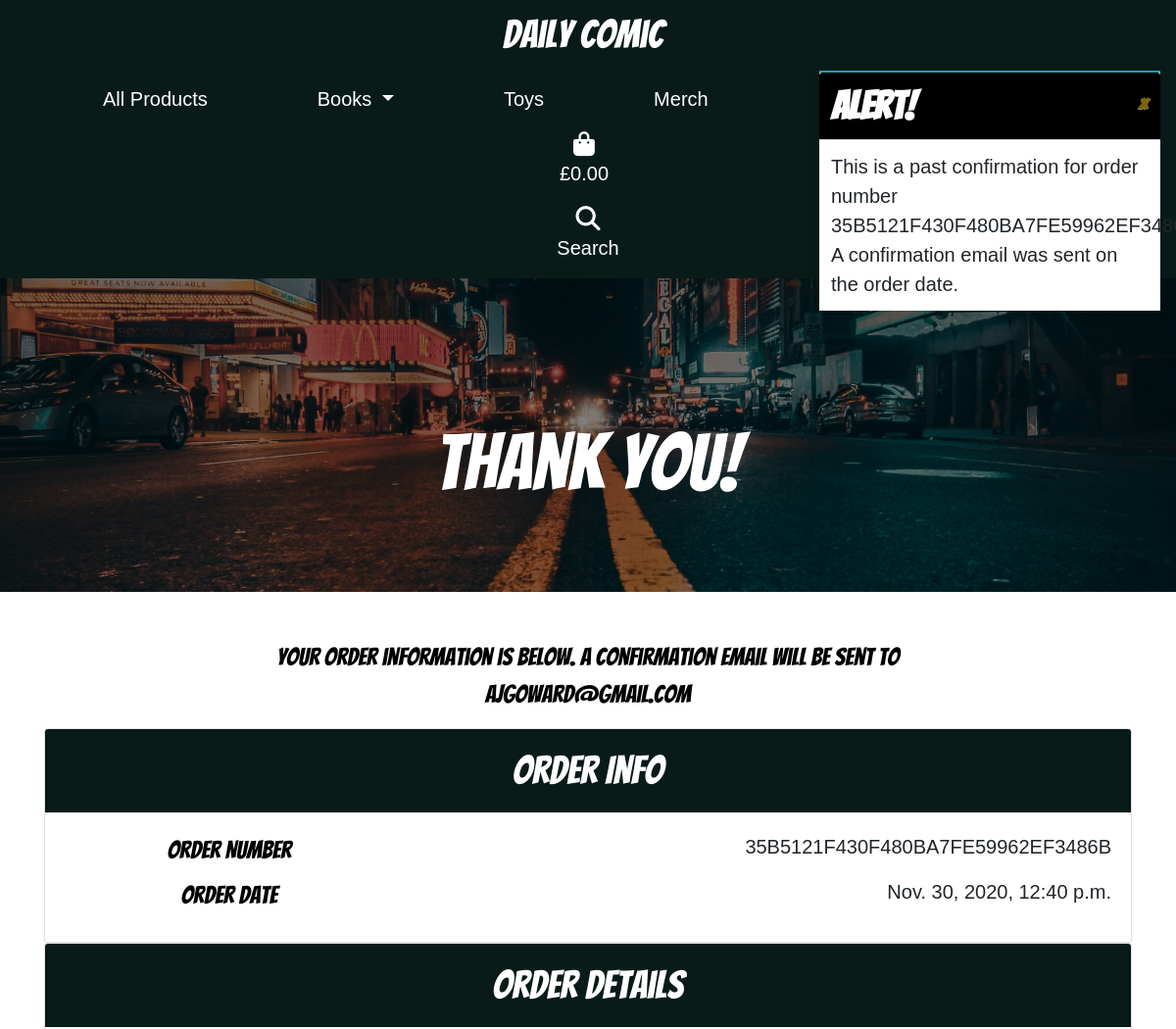
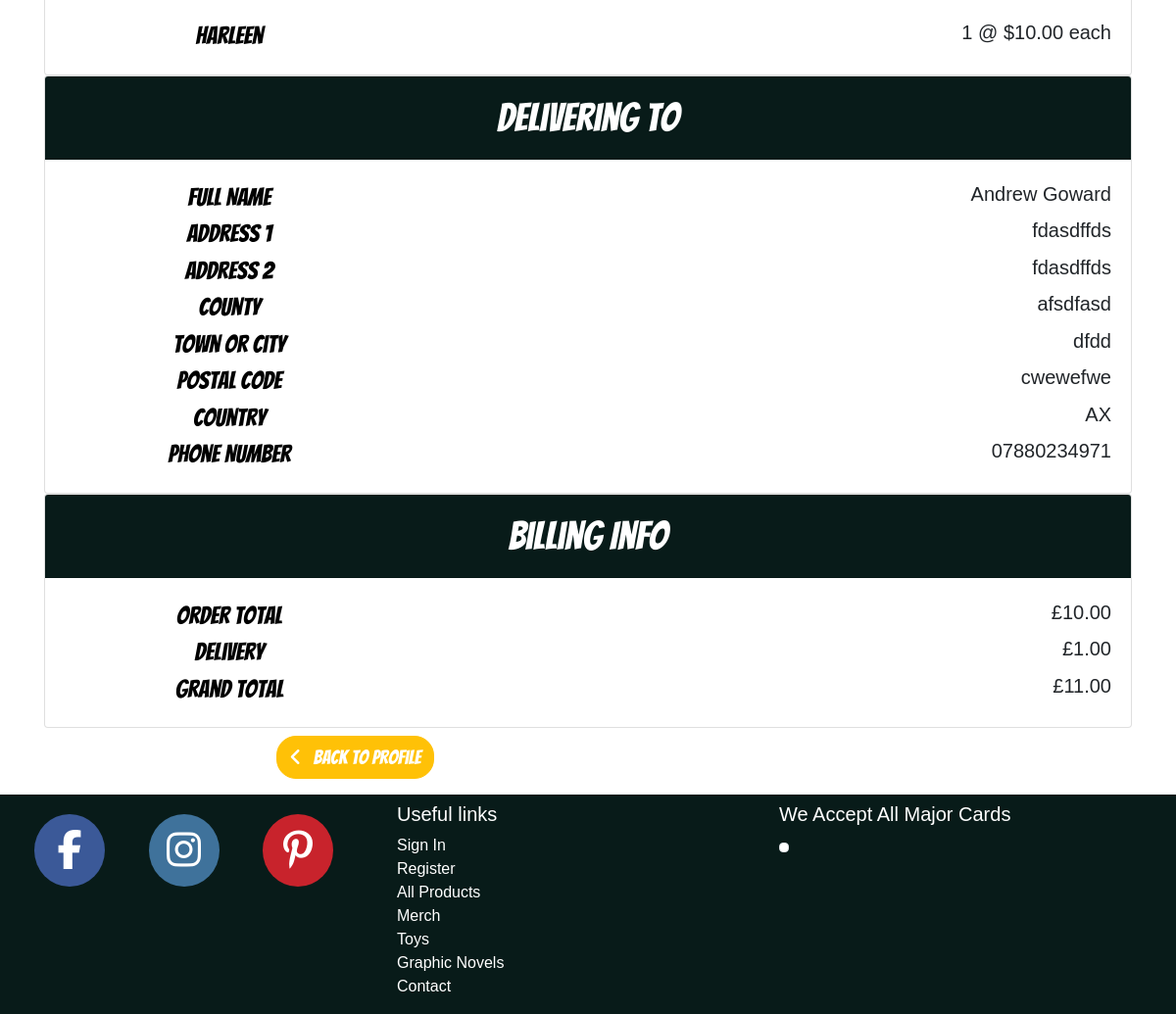
/profile/order_history/35B5121F430F480BA7FE59962EF3486B, run on the app's committed database (2 pictures, top to bottom).
### checkout/models.py (models this page shows, shortened)
class Order(models.Model):
    order_number = models.CharField(max_length=32, null=False, editable=False)
    user_profile = models.ForeignKey(
        Userprofiles, on_delete=models.SET_NULL, null=True,
        blank=True, related_name='orders')
    full_name = models.CharField(max_length=50, null=False, blank=False)
    email = models.EmailField(max_length=254, null=False, blank=False)
    phone_number = models.CharField(max_length=20, null=False, blank=False)
    country = CountryField(blank_label="Country *", null=False, blank=False)
    postcode = models.CharField(max_length=20, null=True, blank=True)
    town_or_city = models.CharField(max_length=40, null=False, blank=False)
    street_address1 = models.CharField(max_length=80, null=False, blank=False)
    street_address2 = models.CharField(max_length=80, null=True, blank=True)
    county = models.CharField(max_length=80, null=True, blank=True)
    date = models.DateTimeField(auto_now_add=True)
    delivery_cost = models.DecimalField(
        max_digits=6, decimal_places=2, null=False, default=0)
    order_total = models.DecimalField(
        max_digits=10, decimal_places=2, null=False, default=0)
    grand_total = models.DecimalField(
        max_digits=10, decimal_places=2, null=False, default=0)
    original_bag = models.TextField(null=False, blank=False, default='')
    stripe_pid = models.CharField(
        max_length=254, null=False, blank=False, default='')

class OrderLineItem(models.Model):
    order = models.ForeignKey(
        Order, null=False, blank=False, on_delete=models.CASCADE, related_name='lineitems')
    product = models.ForeignKey(
        Product, null=False, blank=False, on_delete=models.CASCADE)
    sub_id = models.CharField(max_length=254, blank=True)
    product_size = models.CharField(
        max_length=2, null=True, blank=True)  # XS, S, M, L, XL
    quantity = models.IntegerField(null=False, blank=False, default=0)
    lineitem_total = models.DecimalField(
        max_digits=6, decimal_places=2,
        null=False, blank=False, editable=False)

### products/models.py (models this page shows, shortened)
class Product(models.Model):
    category = models.ForeignKey(
        'Category', null=True, blank=True, on_delete=models.SET_NULL)
    sku = models.CharField(max_length=254, blank=True)
    name = models.CharField(max_length=254)
    universe = models.CharField(max_length=254, blank=True)
    hero = models.CharField(max_length=254, blank=True)
    author = models.CharField(max_length=254, blank=True)
    artist = models.CharField(max_length=254, blank=True)
    publishedby = models.CharField(max_length=254, blank=True)
    description = models.TextField()
    has_sizes = models.BooleanField(default=False, null=True, blank=True)
    rrp = models.DecimalField(max_digits=6, decimal_places=2)
    price = models.DecimalField(max_digits=6, decimal_places=2)
    image_url = models.URLField(
        max_length=1024, blank=True)
    image = models.ImageField(blank=True)

### profiles/views.py (the view)
# urls.py: path('order_history/<order_number>', views.order_history, name='order_history'),
def order_history(request, order_number):
    order = get_object_or_404(Order, order_number=order_number)
    messages.info(request, (
        f'This is a past confirmation for order number {order_number}. '
        'A confirmation email was sent on the order date.'
    ))
    template = 'checkout/checkout_success.html'
    context = {
        'order': order,
        'from_profile': True,
    }
    return render(request, template, context)

### bag/contexts.py (called while the page is built, shortened)
def basket_contents(request):
    bag_items = []
    total = 0
    product_count = 0
    bag = request.session.get('bag', {})
    if total < settings.FREE_DELIVERY_THRESHOLD:
        delivery = total * Decimal(settings.STANDARD_DELIVERY_PERCENTAGE / 100)
        free_delivery_delta = settings.FREE_DELIVERY_THRESHOLD - total
    else:
        delivery = 0
        free_delivery_delta = 0
    grand_total = delivery + total
    context = {
        'bag_items': bag_items,
        'total': total,
        'product_count': product_count,
        'delivery': delivery,
        'free_delivery_delta': free_delivery_delta,
        'free_delivery_threshold': settings.FREE_DELIVERY_THRESHOLD,
        'grand_total': grand_total,
    }
    return context

### checkout/templates/checkout/checkout_success.html (shortened to what this page needs)
{% extends "base.html" %} {% load static %} {% block content %}
<div class="hero-image1">
  <div class="hero-text">
    <h1>Thank You!</h1>
  </div>
</div>
<div class="container text-center">
  <div class="row">
    <div class="col text-center mt-5">
      <p class="product-title">
        Your order information is below. A confirmation email will be sent to
        <br />{{ order.email }}
      </p>
    </div>
  </div>
  <div class="card">
    <div class="card-header card-heading">
      Order Info
    </div>
    <div class="card-body">
      <div class="row">
        <div class="col-12 col-md-4">
          <p class="mb-0 product-title">Order Number</p>
        </div>
        <div class="col-12 col-md-8 text-md-right">
          <p class="product-text">{{ order.order_number }}</p>
        </div>
      </div>
      <div class="row">
        <div class="col-12 col-md-4">
          <p class="mb-0 product-title">Order Date</p>
        </div>
        <div class="col-12 col-md-8 text-md-right">
          <p class="product-text">{{ order.date }}</p>
        </div>
      </div>
    </div>
  </div>
  <div class="card">
    <div class="card-header card-heading">
      Order Details
    </div>
    <div class="card-body">
      {% for item in order.lineitems.all %}
      <div class="row">
        <div class="col-12 col-md-4">
          <p class="mb-0 product-title">
            {{ item.product.name }}
          </p>
        </div>
        <div class="col-12 col-md-8 text-md-right">
          <p class="product-text mb-0">
            {{ item.quantity }} @ ${{ item.product.price }} each
          </p>
        </div>
      </div>
      {% endfor %}
    </div>
  </div>
  <div class="card">
    <div class="card-header card-heading">
      Delivering To
    </div>
    <div class="card-body">
      <div class="row">
        <div class="col-12 col-md-4">
          <p class="mb-0 product-title">Full Name</p>
        </div>
        <div class="col-12 col-md-8 text-md-right">
          <p class="mb-0 product-text">{{ order.full_name }}</p>
        </div>
      </div>
      <div class="row">
        <div class="col-12 col-md-4">
          <p class="mb-0 product-title">Address 1</p>
        </div>
        <div class="col-12 col-md-8 text-md-right">
          <p class="mb-0 product-text">{{ order.street_address1 }}</p>
        </div>
      </div>
      {% if order.street_address2 %}
      <div class="row">
        <div class="col-12 col-md-4">
          <p class="mb-0 product-title">Address 2</p>
        </div>
        <div class="col-12 col-md-8 text-md-right">
          <p class="mb-0 product-text">{{ order.street_address1 }}</p>
        </div>
      </div>
      {% endif %} {% if order.county %}
      <div class="row">
        <div class="col-12 col-md-4">
          <p class="mb-0 product-title">County</p>
        </div>
        <div class="col-12 col-md-8 text-md-right">
          <p class="mb-0 product-text">{{ order.county }}</p>
        </div>
      </div>
      {% endif %}
      <div class="row">
        <div class="col-12 col-md-4">
          <p class="mb-0 product-title">Town or City</p>
        </div>
        <div class="col-12 col-md-8 text-md-right">
          <p class="mb-0 product-text">{{ order.town_or_city }}</p>
        </div>
      </div>
      {% if order.postcode %}
      <div class="row">
        <div class="col-12 col-md-4">
          <p class="mb-0 product-title">Postal Code</p>
        </div>
        <div class="col-12 col-md-8 text-md-right">
          <p class="mb-0 product-text">{{ order.postcode }}</p>
        </div>
      </div>
      {% endif %}
      <div class="row">
        <div class="col-12 col-md-4">
          <p class="mb-0 product-title">Country</p>
        </div>
        <div class="col-12 col-md-8 text-md-right">
          <p class="mb-0 product-text">{{ order.country }}</p>
        </div>
      </div>
      <div class="row">
        <div class="col-12 col-md-4">
          <p class="mb-0 product-title">Phone Number</p>
        </div>
        <div class="col-12 col-md-8 text-md-right">
          <p class="mb-0 product-text">{{ order.phone_number }}</p>
        </div>
      </div>
    </div>
  </div>
  <div class="card">
    <div class="card-header card-heading">
      Billing Info
    </div>
    <div class="card-body">
      <div class="row">
        <div class="col-12 col-md-4">
          <p class="mb-0 product-title">Order Total</p>
        </div>
        <div class="col-12 col-md-8 text-md-right">
          <p class="mb-0 product-text">£{{ order.order_total }}</p>
        </div>
      </div>
      <div class="row">
        <div class="col-12 col-md-4">
          <p class="mb-0 product-title">Delivery</p>
        </div>
        <div class="col-12 col-md-8 text-md-right">
          <p class="mb-0 product-text">£{{ order.delivery_cost }}</p>
        </div>
      </div>
      <div class="row">
        <div class="col-12 col-md-4">
          <p class="mb-0 product-title">Grand Total</p>
        </div>
        <div class="col-12 col-md-8 text-md-right">
          <p class="mb-0 product-text">£{{ order.grand_total }}</p>
        </div>
      </div>
    </div>
  </div>
  <div class="row mt-2">
    <div class="col-12 col-lg-7 text-center">
      {% if from_profile %}
      <a
        href="{% url 'theprofile' %}"
        class="btn btn-warning produtPageButton mb-3"
      >
        <span class="icon mr-2">
          <i class="fas fa-angle-left"></i>
        </span>
        <span class="">Back To Profile</span>
      </a>
      {% endif %}
    </div>
  </div>
</div>
{% endblock %}

### static/css/base.css (style rules this page uses)
html { height: 100%; }
body, html { height: 100%; margin: 0; }
h1 { font-family: 'Bangers', sans-serif; font-size: 80px; }
.hero-image1 { background-image: linear-gradient(rgba(0, 0, 0, 0.5), rgba(0, 0, 0, 0.5)), url("/media/street.jpg"); height: 40%; background-color: black; background-position: center; background-repeat: no-repeat; background-size: cover; position: relative; }
.card-header { background-color: #081B19 !important; text-align: center !important; }
.card-heading { color: white; font-family: 'Bangers', sans-serif; font-size: 40px; }
.hero-text { text-align: center; position: absolute; top: 60%; left: 50%; transform: translate(-50%, -50%); color: white; }
.product-text { font-family: 'Playfair',sans-serif; font-size: 20px; }
.product-title { font-family: 'Bangers',sans-serif; font-size: 25px; color: black !important; }
.produtPageButton { color: #ffff !important; border-radius: 20px; font-family: 'Bangers',sans-serif; font-size: 20px; cursor: pointer; }

### data on the page
Order: email "ajgoward@gmail.com", order_number "35B5121F430F480BA7FE59962EF3486B", date "Nov. 30, 2020, 12:40 p.m.", full_name "Andrew Goward", street_address1 "fdasdffds", county "afsdfasd", town_or_city "dfdd", postcode "cwewefwe", country "AX", phone_number "07880234971", order_total "10.00", delivery_cost "1.00", grand_total "11.00"
OrderLineItem: product.name "Harleen", quantity "1", product.price "10.00"
